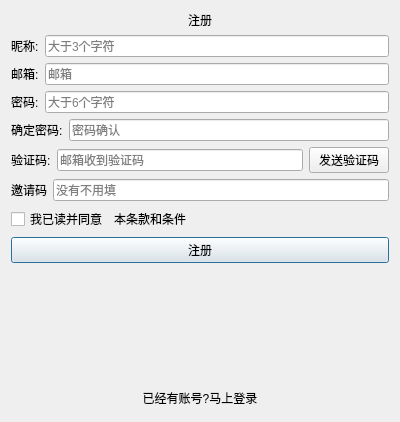
<?xml version="1.0" encoding="UTF-8"?>
<ui version="4.0">
 <class>RegisterWndow</class>
 <widget class="QDialog" name="RegisterWndow">
  <property name="geometry">
   <rect>
    <x>0</x>
    <y>0</y>
    <width>400</width>
    <height>422</height>
   </rect>
  </property>
  <property name="windowTitle">
   <string>Dialog</string>
  </property>
  <layout class="QVBoxLayout" name="verticalLayout">
   <item>
    <widget class="QLabel" name="label">
     <property name="text">
      <string>注册</string>
     </property>
     <property name="alignment">
      <set>Qt::AlignCenter</set>
     </property>
    </widget>
   </item>
   <item>
    <layout class="QHBoxLayout" name="horizontalLayout">
     <item>
      <widget class="QLabel" name="label_2">
       <property name="text">
        <string>昵称:</string>
       </property>
      </widget>
     </item>
     <item>
      <widget class="QLineEdit" name="name_lineEdit">
       <property name="placeholderText">
        <string>大于3个字符</string>
       </property>
      </widget>
     </item>
    </layout>
   </item>
   <item>
    <layout class="QHBoxLayout" name="horizontalLayout_2">
     <item>
      <widget class="QLabel" name="label_3">
       <property name="text">
        <string>邮箱:</string>
       </property>
      </widget>
     </item>
     <item>
      <widget class="QLineEdit" name="email_lineEdit">
       <property name="placeholderText">
        <string>邮箱</string>
       </property>
      </widget>
     </item>
    </layout>
   </item>
   <item>
    <layout class="QHBoxLayout" name="horizontalLayout_3">
     <item>
      <widget class="QLabel" name="label_4">
       <property name="text">
        <string>密码:</string>
       </property>
      </widget>
     </item>
     <item>
      <widget class="QLineEdit" name="password_lineEdit">
       <property name="placeholderText">
        <string>大于6个字符</string>
       </property>
      </widget>
     </item>
    </layout>
   </item>
   <item>
    <layout class="QHBoxLayout" name="horizontalLayout_4">
     <item>
      <widget class="QLabel" name="label_5">
       <property name="text">
        <string>确定密码:</string>
       </property>
      </widget>
     </item>
     <item>
      <widget class="QLineEdit" name="password_2_lineEdit">
       <property name="placeholderText">
        <string>密码确认</string>
       </property>
      </widget>
     </item>
    </layout>
   </item>
   <item>
    <layout class="QHBoxLayout" name="horizontalLayout_5">
     <item>
      <widget class="QLabel" name="label_6">
       <property name="text">
        <string>验证码:</string>
       </property>
      </widget>
     </item>
     <item>
      <widget class="QLineEdit" name="emailCode_lineEdit">
       <property name="placeholderText">
        <string>邮箱收到验证码</string>
       </property>
      </widget>
     </item>
     <item>
      <widget class="QPushButton" name="send_email_pushButton">
       <property name="text">
        <string>发送验证码</string>
       </property>
      </widget>
     </item>
    </layout>
   </item>
   <item>
    <layout class="QHBoxLayout" name="horizontalLayout_6">
     <item>
      <widget class="QLabel" name="label_7">
       <property name="text">
        <string>邀请码</string>
       </property>
      </widget>
     </item>
     <item>
      <widget class="QLineEdit" name="Invitation_code_lineEdit">
       <property name="text">
        <string/>
       </property>
       <property name="placeholderText">
        <string>没有不用填</string>
       </property>
      </widget>
     </item>
    </layout>
   </item>
   <item>
    <layout class="QHBoxLayout" name="horizontalLayout_7">
     <item>
      <widget class="QCheckBox" name="checkBox">
       <property name="text">
        <string>我已读并同意</string>
       </property>
      </widget>
     </item>
     <item>
      <widget class="QLabel" name="link_tk_label">
       <property name="text">
        <string>本条款和条件</string>
       </property>
      </widget>
     </item>
     <item>
      <spacer name="horizontalSpacer">
       <property name="orientation">
        <enum>Qt::Horizontal</enum>
       </property>
       <property name="sizeHint" stdset="0">
        <size>
         <width>40</width>
         <height>20</height>
        </size>
       </property>
      </spacer>
     </item>
    </layout>
   </item>
   <item>
    <widget class="QPushButton" name="register_pushButton">
     <property name="text">
      <string>注册</string>
     </property>
     <property name="default">
      <bool>true</bool>
     </property>
    </widget>
   </item>
   <item>
    <spacer name="verticalSpacer">
     <property name="orientation">
      <enum>Qt::Vertical</enum>
     </property>
     <property name="sizeHint" stdset="0">
      <size>
       <width>20</width>
       <height>40</height>
      </size>
     </property>
    </spacer>
   </item>
   <item>
    <widget class="QPushButton" name="to_longWinpushButton">
     <property name="text">
      <string>已经有账号?马上登录</string>
     </property>
     <property name="autoDefault">
      <bool>false</bool>
     </property>
     <property name="flat">
      <bool>true</bool>
     </property>
    </widget>
   </item>
  </layout>
 </widget>
 <resources/>
 <connections/>
</ui>
